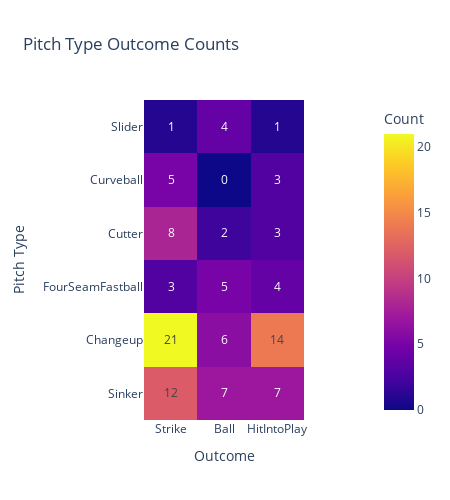

Notebook cell for this chart:
### Code cell
# Create a heatmap with Plotly Express
fig = px.imshow(melted_df.pivot(index='Pitch Type', columns='Outcome', values='Count'),
                x=melted_df['Outcome'].unique(),
                y=melted_df['Pitch Type'].unique(),
                labels=dict(x='Outcome', y='Pitch Type', color='Count'),
                title='Pitch Type Outcome Counts',
                width=450,
                height=500, 
                text_auto=True)

# Show the plot
fig.show()

# fig.write_image("Pitch Type Outcomes.png", engine='kaleido')

### Figure 1 — Plotly figure (JSON) as saved in the notebook; plotly's stock layout.template omitted (floating-point values rounded to 4 significant figures)
{"data": [{"coloraxis": "coloraxis", "hovertemplate": "Outcome: %{x}<br>Pitch Type: %{y}<br>Count: %{z}<extra></extra>", "name": "0", "texttemplate": "%{z}", "type": "heatmap", "x": ["Strike", "Ball", "HitIntoPlay"], "xaxis": "x", "y": ["Slider", "Curveball", "Cutter", "FourSeamFastball", "Changeup", "Sinker"], "yaxis": "y", "z": [[1, 4, 1], [5, 0, 3], [8, 2, 3], [3, 5, 4], [21, 6, 14], [12, 7, 7]]}], "layout": {"coloraxis": {"colorbar": {"title": {"text": "Count"}}, "colorscale": [[0, "#0d0887"], [0.1111, "#46039f"], [0.2222, "#7201a8"], [0.3333, "#9c179e"], [0.4444, "#bd3786"], [0.5556, "#d8576b"], [0.6667, "#ed7953"], [0.7778, "#fb9f3a"], [0.8889, "#fdca26"], [1, "#f0f921"]]}, "height": 500, "title": {"text": "Pitch Type Outcome Counts"}, "width": 450, "xaxis": {"anchor": "y", "constrain": "domain", "domain": [0, 1], "scaleanchor": "y", "title": {"text": "Outcome"}}, "yaxis": {"anchor": "x", "autorange": "reversed", "constrain": "domain", "domain": [0, 1], "title": {"text": "Pitch Type"}}}}
